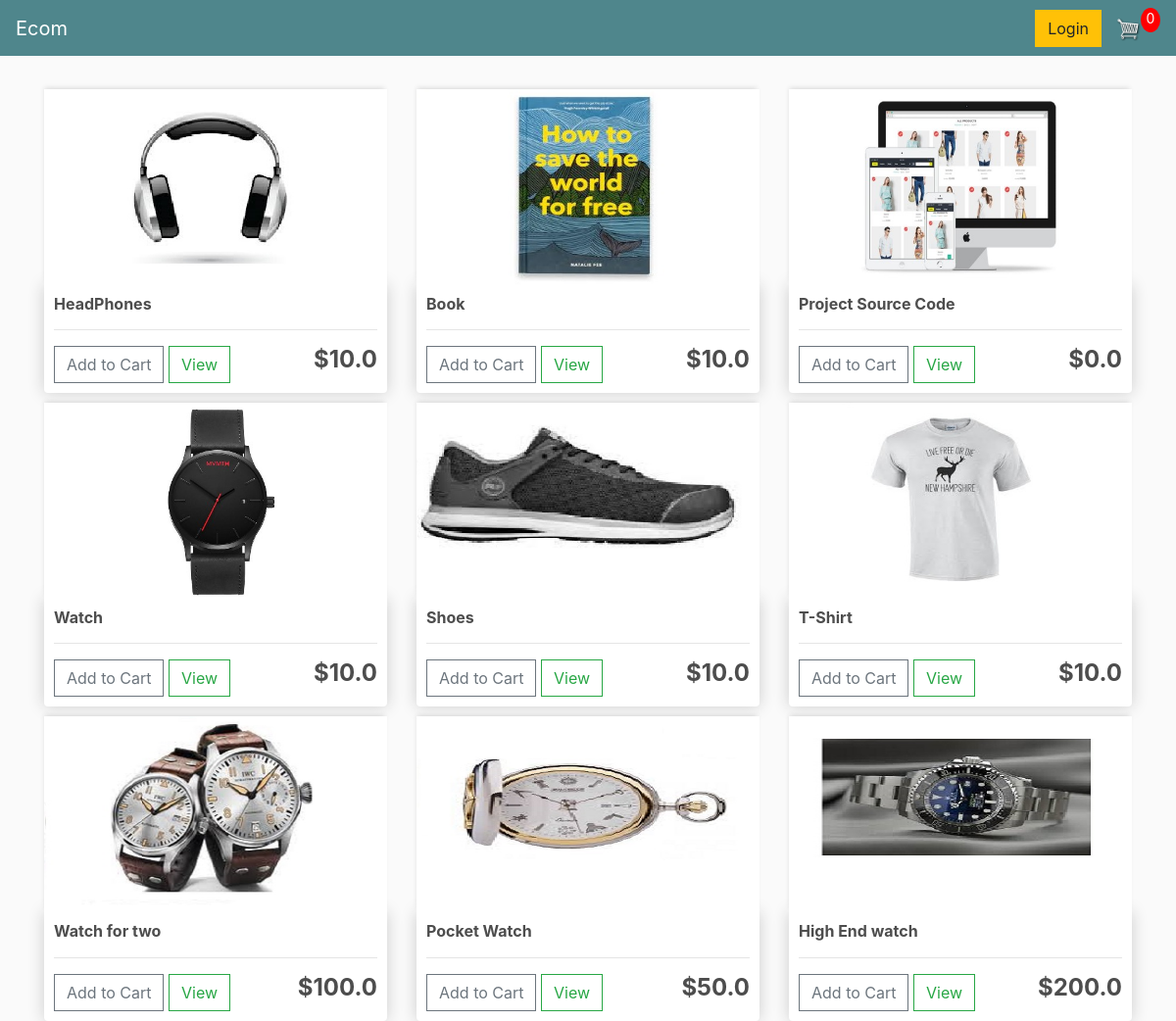
The app's page /, older data.
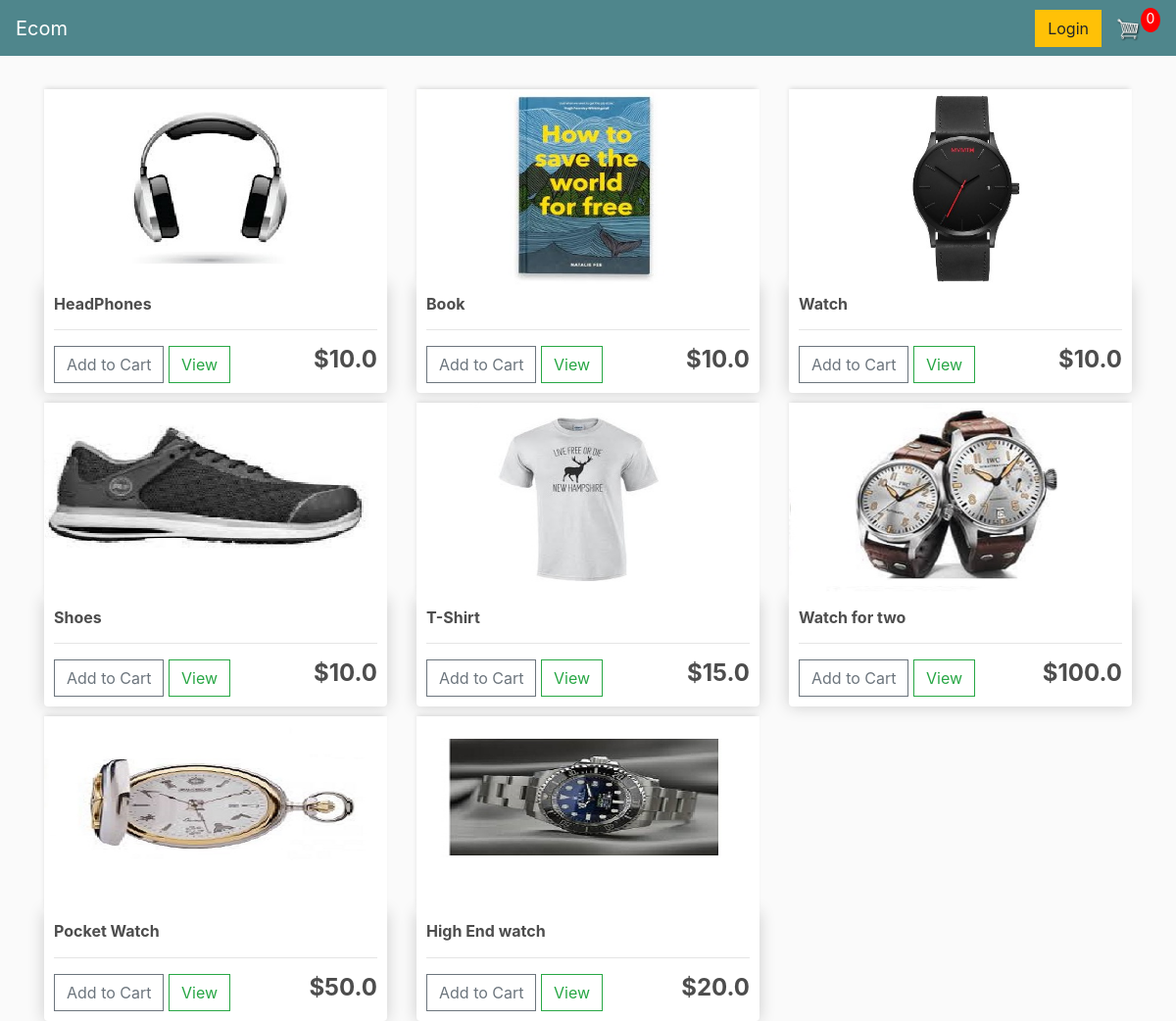
The same page, newer data.
### store/models.py (models this page shows, shortened)
class Product(models.Model):
	name = models.CharField(max_length=200)
	price = models.FloatField()
	digital = models.BooleanField(default=False,null=True, blank=True)
	image = models.ImageField(null=True, blank=True)
	details = models.TextField(max_length=500, blank=True, null= True)
	@property
	def imageURL(self):
		try:
			url = self.image.url
		except:
			url = ''
		return url

### store/views.py (the view)
# urls.py: path('', include('store.urls')),
def store(request):
	data = cartData(request)
	cartItems = data['cartItems']
	order = data['order']
	items = data['items']
	products = Product.objects.all()
	context = {'products':products, 'cartItems':cartItems}
	return render(request, 'store/store.html', context)

### store/utils.py (called while the page is built, shortened)
def cookieCart(request):
	try:
		cart = json.loads(request.COOKIES['cart'])
	except:
		cart = {}
		print('CART:', cart)
	items = []
	order = {'get_cart_total':0, 'get_cart_items':0, 'shipping':False}
	cartItems = order['get_cart_items']
	return {'cartItems':cartItems ,'order':order, 'items':items}

def cartData(request):
	if request.user.is_authenticated:
		customer = request.user.customer
		order, created = Order.objects.get_or_create(customer=customer, complete=False)
		items = order.orderitem_set.all()
		cartItems = order.get_cart_items
	else:
		cookieData = cookieCart(request)
		cartItems = cookieData['cartItems']
		order = cookieData['order']
		items = cookieData['items']
	return {'cartItems':cartItems ,'order':order, 'items':items}

### store/templates/store/store.html
{% extends 'store/main.html' %}
{% load static %}
{% block content %}
	<div class="row">
		{% for product in products %}
		<div class="col-lg-4">
			<img class="thumbnail" src="{{product.imageURL}}">
			<div class="box-element product">
				<h6><strong>{{product.name}}</strong></h6>
				<hr>
				<button data-product="{{product.id}}" data-action="add" class="btn btn-outline-secondary add-btn update-cart">Add to Cart</button>
				<a class="btn btn-outline-success" href="{% url 'product_detail' product.id %}">View</a>
				<h4 style="display: inline-block; float:right"><strong>${{product.price}}</strong></h4>
			</div>
		</div>
		{% endfor %}
	</div>
{% endblock content %}

Row changes from the older to the newer data that the page shows:
removed Product: imageURL (picture), name "Project Source Code", price "0.0"
changed Product "T-Shirt": price "10.0" → "15.0"
changed Product "High End watch": price "200.0" → "20.0"
